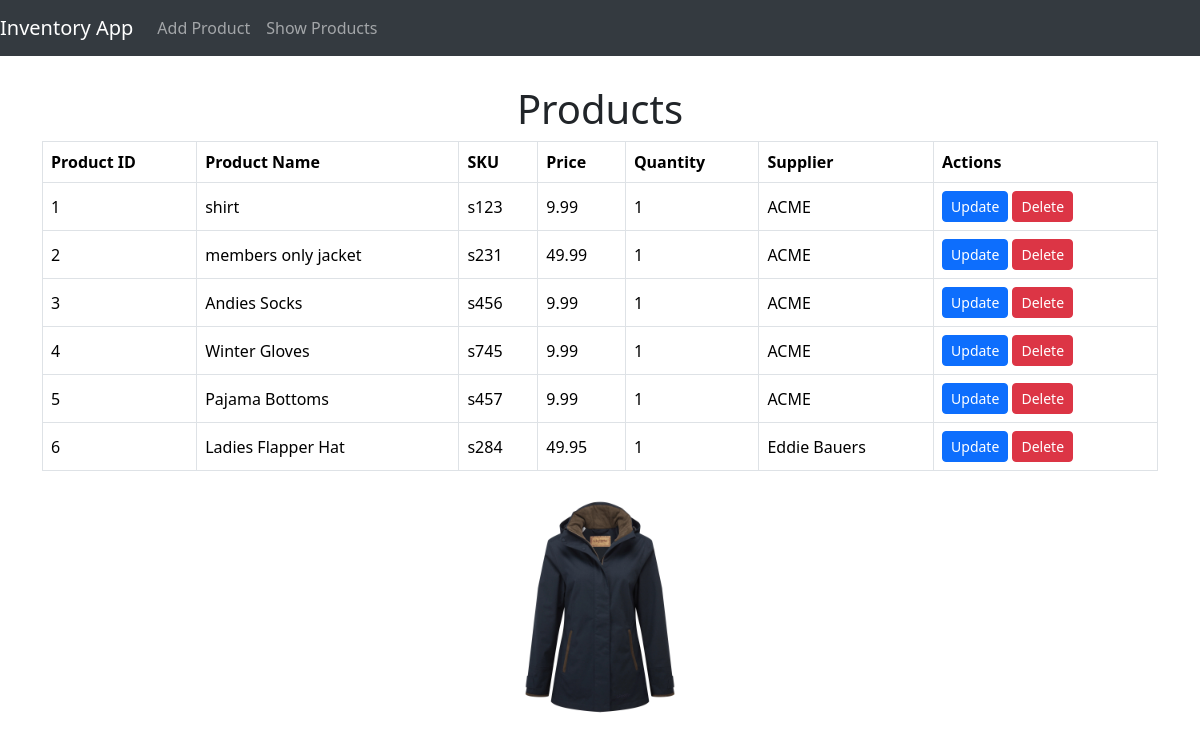
The page /list/ on the database as committed earlier.
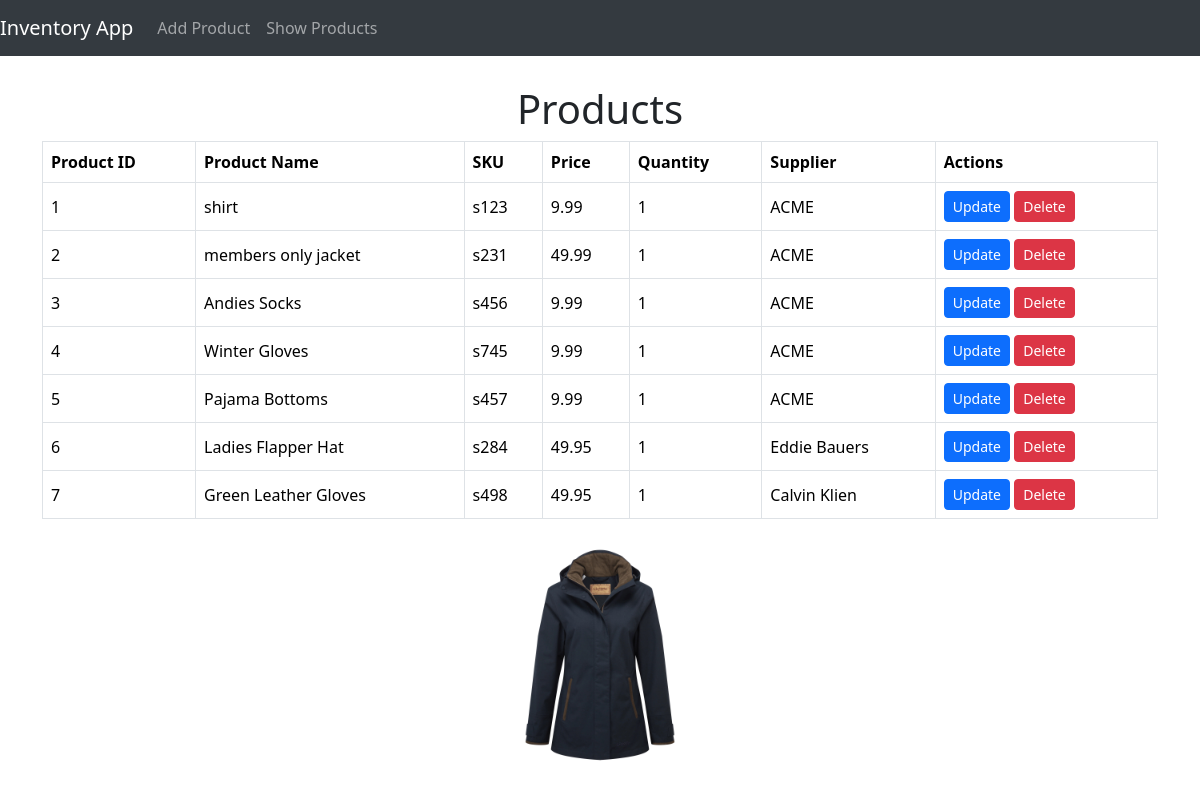
The same page on the database as committed later.
### invApp/models.py (models this page shows, shortened)
class Product(models.Model):
    product_id = models.AutoField(primary_key=True)
    name = models.CharField(max_length=100)
    sku = models.CharField(max_length=50, unique=True)
    price = models.DecimalField(max_digits=10, decimal_places=2)
    quantity = models.IntegerField()
    supplier = models.CharField(max_length=100)

### invApp/views.py (the view)
# urls.py: path('list/', views.product_list_view, name = 'product_list'),
def product_list_view(request):
    products  = Product.objects.all()
    return render(request, 'invApp/product_list.html', {'products': products})

### invApp/templates/invApp/product_list.html
{% extends 'invApp/layout.html' %}
{% load static %}
{% block content %}
   <h1 class="text-center">Products</h1>
   <table class="table table-bordered tabel-stripped">
     <thead class="thead-dark">
        <tr>
            <th>Product ID</th>
            <th>Product Name</th>
            <th>SKU</th>
            <th>Price</th>
            <th>Quantity</th>
            <th>Supplier</th>
            <th>Actions</th>
        </tr>
     </thead>
     <tbody>
        {% for product in products %}
            <tr>
                <td>{{product.product_id}}</td>
                <td>{{product.name}}</td>
                <td>{{product.sku}}</td>
                <td>{{product.price}}</td>
                <td>{{product.quantity}}</td>
                <td>{{product.supplier}}</td>
                <td>
                    <a href="{% url 'product_update' product.product_id %}" class="btn btn-primary btn-sm">Update</a>
                    <a href="{% url 'product_delete' product.product_id %}" class="btn btn-danger btn-sm">Delete</a>
                </td>
            </tr>
        {% endfor %}
     </tbody>
   </table>
   <img src="{% static 'images/jacket.jpg' %}" alt="A beuatiful house" style="width: 200px;" class="img-fluid d-block mx-auto" >
{% endblock %}

Rows that differ between the two databases and show on the page:
added Product: product_id "7", name "Green Leather Gloves", sku "s498", price "49.95", quantity "1", supplier "Calvin Klien"
